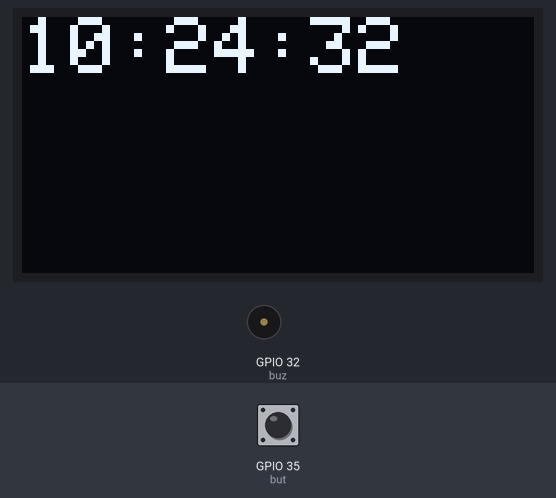
Recording of a sketch running on a simulated ESP32. Parts: 128×64 one-colour display, buzzer (waves = sounding, pin HIGH). Inputs (shaded band) come from the test bench; at power-on: GPIO 35 (but) LOW. WiFi joins after 1.5 s; servers stay silent unless stated; network time is answered at once with the bench clock; the local clock reads 2024-03-15 10:24:30 at power-on unless the sketch sets it; what the sketch prints to the serial monitor is not drawn.

Above: at 2.7 s.
2.8 s: GPIO 35 (but) pulled HIGH for 0.15 s
At 2.98 s:
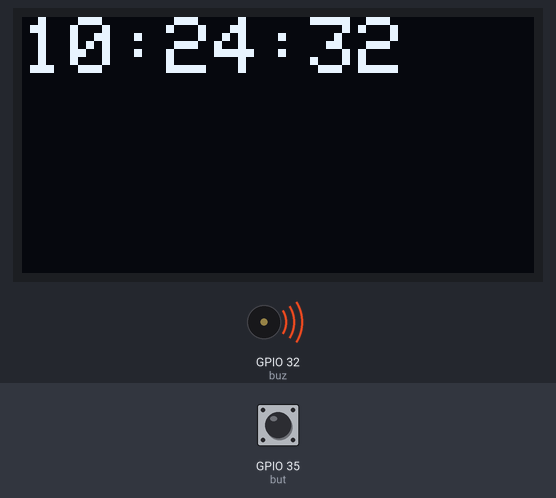
4.6 s: GPIO 35 (but) pulled HIGH for 1 s
At 7.6 s:
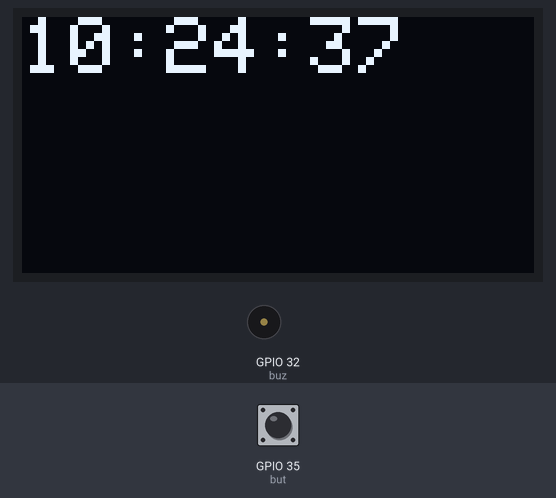
Timing chart, 0 to 9.1 s (numbered marks = the images above; inputs shaded):
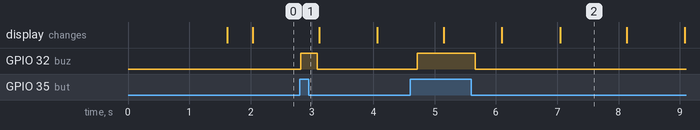

The sketch:

lcdbuzzpot.ino
```cpp
#include <WiFi.h>

#include <SPI.h>
#include <Adafruit_GFX.h>
#include <Adafruit_SSD1306.h>

#include <NTPClient.h>
#include <WiFiUdp.h>
const char* ssid     = "RAHARJA";
const char* password = "";

#define NTP_OFFSET  25200 // In seconds
#define NTP_INTERVAL 60 * 1000    // In miliseconds
#define NTP_ADDRESS  "1.asia.pool.ntp.org"

WiFiUDP ntpUDP;
NTPClient timeClient(ntpUDP, NTP_ADDRESS, NTP_OFFSET, NTP_INTERVAL);

#define OLED_MOSI  23
#define OLED_CLK   18
#define OLED_DC    4
#define OLED_CS    5
#define OLED_RESET 2
Adafruit_SSD1306 display(OLED_MOSI, OLED_CLK, OLED_DC, OLED_RESET, OLED_CS);

#define buz  32
#define but  35

void setup()
{
display.begin();
Serial.begin(9600);

Serial.println();
Serial.println();
Serial.print("Connecting to ");
Serial.println(ssid);
WiFi.begin(ssid, password);
while (WiFi.status() != WL_CONNECTED)
{
delay(500);
Serial.print(".");
}
Serial.println("");
Serial.println("WiFi connected.");
Serial.println("IP address: ");
Serial.println(WiFi.localIP());

timeClient.begin();

display.begin(SSD1306_SWITCHCAPVCC);

display.clearDisplay();
display.setTextColor(WHITE);
//display.startscrollright(0x00, 0x0F);
display.setTextSize(2);
//display.setCursor(0,0);
//display.print("  Internet ");
//display.println("  Clock ");
//display.display();
//delay(3000);

pinMode(but, INPUT);
pinMode(buz, OUTPUT);
}

void loop()
{

timeClient.update();
String formattedTime = timeClient.getFormattedTime();

// Serial.println(formattedTime);
int tbl = digitalRead(but);
 if (tbl == HIGH)
 {
  digitalWrite(buz, HIGH);
 }
 else
 {
  digitalWrite(buz, LOW);
 }

display.clearDisplay();
display.setTextSize(2);
display.setCursor(0, 0);
display.println(formattedTime);

display.display();   // write the buffer to the display
delay(10);
delay(100);

}
```

Measured:
- after the input at 2.8 s, GPIO 32 (buz): LOW → HIGH at once, → LOW 0.27 s later
- after the input at 4.6 s, GPIO 32 (buz): LOW → HIGH after 0.11 s, → LOW 0.95 s later
